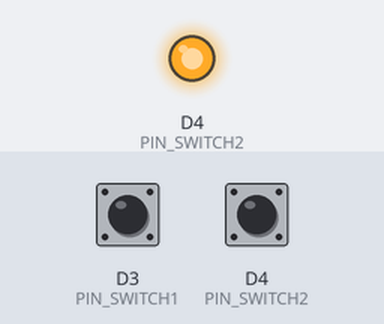
Bench run of a program on a simulated ESP8266 (Wemos D1 mini). Shown: output pins drawn as LEDs (lit = HIGH). The inputs (shaded band) are chosen by the test bench; at power-on: D3 (PIN_SWITCH1) HIGH, D4 (PIN_SWITCH2) HIGH. WiFi joins after 1.5 s; servers stay silent unless stated; uploads are accepted with an empty reply; what the program prints to the serial monitor is not drawn.

Above: at 0.6 s.
At 3.3 s:
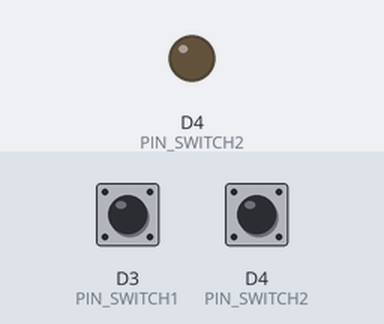
3.4 s: D3 (PIN_SWITCH1) pulled LOW for 0.15 s
5.0 s: D4 (PIN_SWITCH2) pulled LOW for 0.15 s
Timing chart, 0 to 8.0 s (numbered marks = the images above; inputs shaded):
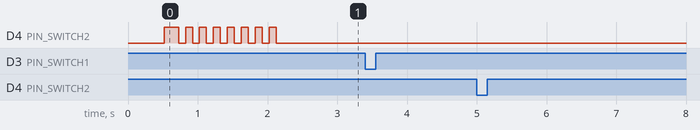

The program:

main.cpp
```cpp
// ─────────────────────────────────────────────────────────
// Pédalier SUDSHOW — Firmware ESP8266
// 3 boutons via 2 pins (logique combinatoire)
// Envoie des événements pressed/released génériques
// à l'ESP32 SUDSHOW via HTTP POST
//
// Logique pins → boutons :
//   D3 seul LOW      → Bouton 1
//   D4 seul LOW      → Bouton 2
//   D3 + D4 tous LOW → Bouton 3
// ─────────────────────────────────────────────────────────

#include <Arduino.h>
#include <ESP8266WiFi.h>
#include <ESP8266HTTPClient.h>
#include <WiFiClient.h>
#include "config.h"

// ── État des switches ───────────────────────────────────
// Quel bouton est actuellement actif (0 = aucun, 1-3)
int activeButton = 0;
int lastActiveButton = 0;

// ── Debounce ────────────────────────────────────────────
int candidateButton = 0;
uint32_t candidateTime = 0;
bool debounceStable = true;

// ── Timing HTTP ─────────────────────────────────────────
uint32_t lastHttpSend = 0;

// ── WiFi ────────────────────────────────────────────────
uint32_t lastWifiAttempt = 0;
bool wifiConnected = false;

// ── Prototypes ──────────────────────────────────────────
void connectWiFi();
int readButtons();
bool sendPedalEvent(int button, const char* state);
void blinkLED();

// ─────────────────────────────────────────────────────────
void setup() {
  Serial.begin(115200);
  delay(500);
  Serial.println("\n\n╔═══════════════════════════════════════╗");
  Serial.println("║   SUDSHOW Pédalier — 3 Boutons        ║");
  Serial.println("╚═══════════════════════════════════════╝");

  // LED onboard pour feedback (D4 = GPIO2, inversée)
  pinMode(PIN_SWITCH2, OUTPUT);
  digitalWrite(PIN_SWITCH2, HIGH); // LED off

  // Connexion WiFi (avec feedback LED)
  connectWiFi();

  // Configurer les pins en entrée APRÈS le WiFi (D4 sert de LED pendant le boot)
  pinMode(PIN_SWITCH1, INPUT);
  pinMode(PIN_SWITCH2, INPUT);
  // Note: D3 (GPIO0) et D4 (GPIO2) ont des pullups internes sur l'ESP8266
  // Les foot-switches tirent vers GND → lecture LOW = appuyé
}

// ─────────────────────────────────────────────────────────
void loop() {
  // ── Vérifier connexion WiFi ───────────────────────────
  if (WiFi.status() != WL_CONNECTED) {
    wifiConnected = false;

    if (millis() - lastWifiAttempt > WIFI_RETRY_MS) {
      Serial.println("WiFi déconnecté, reconnexion...");
      // Repasser D4 en output pour le feedback LED
      pinMode(PIN_SWITCH2, OUTPUT);
      connectWiFi();
      // Repasser en input
      pinMode(PIN_SWITCH1, INPUT);
      pinMode(PIN_SWITCH2, INPUT);
    }
    delay(100);
    return;
  }

  if (!wifiConnected) {
    wifiConnected = true;
    Serial.println("WiFi connecté ! IP: " + WiFi.localIP().toString());
  }

  // ── Lire l'état des boutons ───────────────────────────
  int currentButton = readButtons();

  // ── Debounce ──────────────────────────────────────────
  if (currentButton != candidateButton) {
    candidateButton = currentButton;
    candidateTime = millis();
    debounceStable = false;
  }

  if (!debounceStable && (millis() - candidateTime >= DEBOUNCE_MS)) {
    debounceStable = true;
    activeButton = candidateButton;
  }

  // ── Détecter les changements et envoyer ───────────────
  if (activeButton != lastActiveButton) {
    uint32_t now = millis();

    // Rate-limit HTTP
    if (now - lastHttpSend >= HTTP_MIN_INTERVAL_MS) {
      // Si un bouton était actif avant → envoyer released
      if (lastActiveButton > 0) {
        Serial.printf("Bouton %d RELEASED\n", lastActiveButton);
        sendPedalEvent(lastActiveButton, "released");
        lastHttpSend = millis();
      }

      // Si un nouveau bouton est actif → envoyer pressed
      if (activeButton > 0) {
        Serial.printf("Bouton %d PRESSED\n", activeButton);
        sendPedalEvent(activeButton, "pressed");
        lastHttpSend = millis();
      }

      lastActiveButton = activeButton;
    }
  }

  // ── Heartbeat Ping ──────────────────────────────────────
  static uint32_t lastPingTime = 0;
  if (millis() - lastPingTime >= 5000) {
    if (wifiConnected && millis() - lastHttpSend >= 1000) {
      WiFiClient client;
      HTTPClient http;
      String url = "http://" + String(ESP32_HOST) + ":" + String(ESP32_PORT) + "/api/control/pedal";
      http.begin(client, url);
      http.addHeader("Content-Type", "application/json");
      http.setTimeout(1000);
      int code = http.POST("{\"action\":\"ping\"}");
      http.end();
      lastPingTime = millis();
    }
  }

  delay(5);
}

// ─────────────────────────────────────────────────────────
// Lecture combinatoire des 2 pins → 3 boutons
// Exactement la logique de l'ancien sketch OSC
// ─────────────────────────────────────────────────────────
int readButtons() {
  int pin1 = digitalRead(PIN_SWITCH1); // D3
  int pin2 = digitalRead(PIN_SWITCH2); // D4

  if (pin1 == LOW && pin2 == LOW) {
    return 3; // Les deux appuyés → Bouton 3
  } else if (pin1 == LOW) {
    return 1; // D3 seul → Bouton 1
  } else if (pin2 == LOW) {
    return 2; // D4 seul → Bouton 2
  }
  return 0; // Rien
}

// ─────────────────────────────────────────────────────────
// Connexion WiFi
// ─────────────────────────────────────────────────────────
void connectWiFi() {
  lastWifiAttempt = millis();

  Serial.print("Connexion à ");
  Serial.print(WIFI_SSID);
  Serial.print("...");

  WiFi.mode(WIFI_STA);
  WiFi.begin(WIFI_SSID, WIFI_PASSWORD);

  uint32_t startAttempt = millis();
  while (WiFi.status() != WL_CONNECTED && millis() - startAttempt < WIFI_TIMEOUT_MS) {
    delay(100);
    digitalWrite(PIN_SWITCH2, HIGH); // LED off
    delay(100);
    digitalWrite(PIN_SWITCH2, LOW);  // LED on
    Serial.print(".");
  }

  if (WiFi.status() == WL_CONNECTED) {
    wifiConnected = true;
    digitalWrite(PIN_SWITCH2, LOW); // LED on = connecté
    Serial.println("\n✓ Connecté !");
    Serial.println("  IP: " + WiFi.localIP().toString());
    Serial.println("  ESP32: http://" + String(ESP32_HOST) + ":" + String(ESP32_PORT));
  } else {
    wifiConnected = false;
    digitalWrite(PIN_SWITCH2, HIGH); // LED off
    Serial.println("\n✗ Échec connexion WiFi");
  }
}

// ─────────────────────────────────────────────────────────
// Envoi événement pédalier vers l'ESP32
// POST /api/control/pedal {"button": N, "state": "pressed"|"released"}
// ─────────────────────────────────────────────────────────
bool sendPedalEvent(int button, const char* state) {
  if (!wifiConnected) return false;

  WiFiClient client;
  HTTPClient http;

  String url = "http://" + String(ESP32_HOST) + ":" + String(ESP32_PORT) + "/api/control/pedal";
  String body = "{\"button\":" + String(button) + ",\"state\":\"" + String(state) + "\"}";

  Serial.print("HTTP POST → /api/control/pedal ");

  http.begin(client, url);
  http.addHeader("Content-Type", "application/json");
  http.setTimeout(2000);

  int httpCode = http.POST(body);

  if (httpCode > 0) {
    Serial.println("→ " + String(httpCode));
    http.end();
    return (httpCode == 200);
  } else {
    Serial.println("→ ERREUR: " + http.errorToString(httpCode));
    http.end();
    return false;
  }
}
```

config.h
```cpp
// ─────────────────────────────────────────────────────────
// Pédalier SUDSHOW — Configuration
// ESP8266 (Wemos D1 Mini) — 3 boutons via 2 pins
// ─────────────────────────────────────────────────────────

#ifndef CONFIG_H
#define CONFIG_H

// ── WiFi ────────────────────────────────────────────────
// Se connecte à l'Access Point créé par l'ESP32 SUDSHOW
#define WIFI_SSID       "SUDSHOW"
#define WIFI_PASSWORD   "12345678"

// ── ESP32 Server ────────────────────────────────────────
// IP de l'ESP32 en mode AP (par défaut 192.168.4.1)
#define ESP32_HOST      "192.168.4.1"
#define ESP32_PORT      80

// ── GPIO — Switches (2 pins → 3 boutons) ───────────────
// Logique combinatoire :
//   D3 seul LOW      → Bouton 1
//   D4 seul LOW      → Bouton 2
//   D3 + D4 tous LOW → Bouton 3
#define PIN_SWITCH1     D3    // GPIO0
#define PIN_SWITCH2     D4    // GPIO2 (aussi LED onboard)

// ── Anti-rebond ─────────────────────────────────────────
#define DEBOUNCE_MS     50    // Debounce en millisecondes

// ── Délai minimum entre 2 requêtes HTTP ─────────────────
#define HTTP_MIN_INTERVAL_MS  200

// ── Timeout connexion WiFi ──────────────────────────────
#define WIFI_TIMEOUT_MS 15000
#define WIFI_RETRY_MS   5000  // Délai entre tentatives de reconnexion

#endif
```

Measured:
- after the input at 3.4 s, every drawn part: stays the same
- after the input at 5.0 s, every drawn part: stays the same
